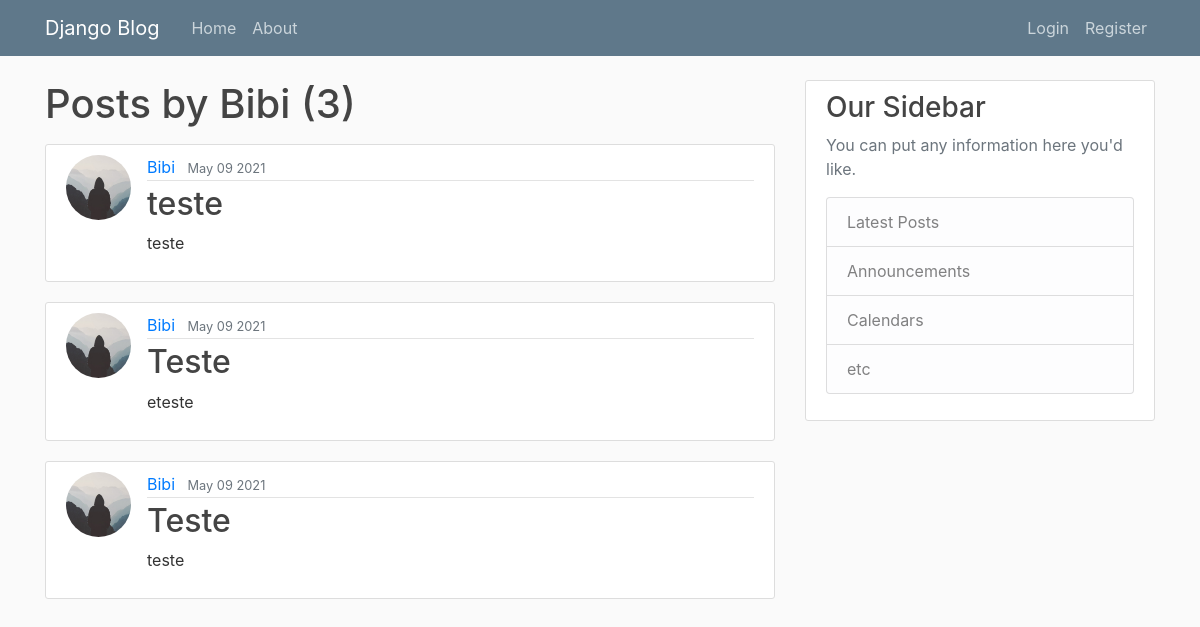
Page /user/Bibi/ on the committed database.
### blogs/models.py (models this page shows, shortened)
class Post(models.Model):
    title = models.CharField(max_length=200)
    content = models.TextField()
    date_posted = models.DateTimeField(default=timezone.now)
    author = models.ForeignKey(to=User, on_delete=models.CASCADE)

### users/models.py (models this page shows, shortened)
class Profile(models.Model):
    user = models.OneToOneField(to=User, on_delete=models.CASCADE)
    image = models.ImageField(default='default.jpg', upload_to='profile_pics')

### blogs/views.py (the view)
# urls.py: path('user/<str:username>/', UserPostListView.as_view(), name='user-posts')
class UserPostListView(ListView):
    model = Post
    template_name = 'blogs/user_posts.html'
    context_object_name = 'posts'
    paginate_by = 4
    def get_queryset(self):
        user = get_object_or_404(User, username=self.kwargs.get('username'))
        return Post.objects.filter(author=user).order_by('-date_posted')

### blogs/templates/blogs/user_posts.html (shortened to what this page needs)
{% extends 'blogs/base.html' %}
{% block content %}
    <h1 class="mb-3">Posts by {{ view.kwargs.username }} ({{ page_obj.paginator.count }})</h1>
    {% for post in posts %}
        <article class="media content-section">
            <img src="{{ post.author.profile.image.url }}" class="rounded-circle article-img" alt="">
            <div class="media-body">
                <div class="article-metadata">
                    <a class="mr-2" href="{% url 'blogs:user-posts' post.author.username %}">{{ post.author }}</a>
                    <small class="text-muted">{{ post.date_posted|date:"F d Y" }}</small>
                </div>
                <h2><a class="article-title" href="{% url 'blogs:post-detail' post.id %}">{{ post.title }}</a></h2>
                <p class="article-content">{{ post.content }}</p>
            </div>
        </article>
    {% endfor %}
{% endblock content %}

### blogs/static/blogs/main.css (style rules this page uses)
body { background: #fafafa; color: #333333; margin-top: 5rem; }
h1, h2, h3, h4, h5, h6 { color: #444444; }
.content-section { background: #ffffff; padding: 10px 20px; border: 1px solid #dddddd; border-radius: 3px; margin-bottom: 20px; }
.article-title { color: #444444; }
.article-content { white-space: pre-line; }
.article-img { height: 65px; width: 65px; margin-right: 16px; }
.article-metadata { padding-bottom: 1px; margin-bottom: 4px; border-bottom: 1px solid #e3e3e3 }

### rows in the picture
Post: author.profile.image (placeholder picture), author "Bibi", date_posted "May 09 2021", title "teste", content "teste"
Post: author.profile.image (placeholder picture), author "Bibi", date_posted "May 09 2021", title "Teste", content "eteste"
Post: author.profile.image (placeholder picture), author "Bibi", date_posted "May 09 2021", title "Teste", content "teste"

### other values in the picture
{{ view.kwargs.username }} "Bibi"
{{ page_obj.paginator.count }} "3"
